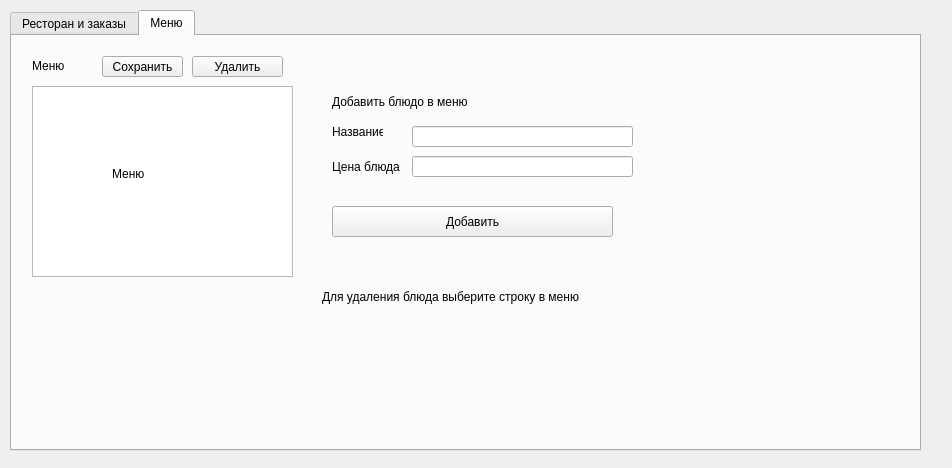
<?xml version="1.0" encoding="UTF-8"?>
<ui version="4.0">
 <class>admin</class>
 <widget class="QWidget" name="admin">
  <property name="enabled">
   <bool>true</bool>
  </property>
  <property name="geometry">
   <rect>
    <x>0</x>
    <y>0</y>
    <width>952</width>
    <height>468</height>
   </rect>
  </property>
  <property name="windowTitle">
   <string>Администратор</string>
  </property>
  <widget class="QTabWidget" name="tabWidget">
   <property name="geometry">
    <rect>
     <x>10</x>
     <y>10</y>
     <width>911</width>
     <height>441</height>
    </rect>
   </property>
   <property name="cursor">
    <cursorShape>ArrowCursor</cursorShape>
   </property>
   <property name="currentIndex">
    <number>1</number>
   </property>
   <property name="usesScrollButtons">
    <bool>false</bool>
   </property>
   <widget class="QWidget" name="tab_2">
    <attribute name="title">
     <string>Ресторан и заказы</string>
    </attribute>
    <widget class="QLabel" name="name_8">
     <property name="geometry">
      <rect>
       <x>20</x>
       <y>160</y>
       <width>101</width>
       <height>21</height>
      </rect>
     </property>
     <property name="text">
      <string>Текущие заказы</string>
     </property>
    </widget>
    <widget class="QLabel" name="name_12">
     <property name="geometry">
      <rect>
       <x>30</x>
       <y>50</y>
       <width>101</width>
       <height>21</height>
      </rect>
     </property>
     <property name="text">
      <string>Информация</string>
     </property>
    </widget>
    <widget class="QPushButton" name="pushButton_save_info">
     <property name="geometry">
      <rect>
       <x>110</x>
       <y>50</y>
       <width>71</width>
       <height>21</height>
      </rect>
     </property>
     <property name="text">
      <string>Сохранить</string>
     </property>
    </widget>
    <widget class="QTableView" name="rest_info">
     <property name="geometry">
      <rect>
       <x>20</x>
       <y>80</y>
       <width>301</width>
       <height>61</height>
      </rect>
     </property>
     <property name="editTriggers">
      <set>QAbstractItemView::DoubleClicked</set>
     </property>
     <property name="selectionBehavior">
      <enum>QAbstractItemView::SelectRows</enum>
     </property>
    </widget>
    <widget class="QTableWidget" name="OrderCurrent">
     <property name="geometry">
      <rect>
       <x>20</x>
       <y>190</y>
       <width>851</width>
       <height>211</height>
      </rect>
     </property>
     <property name="editTriggers">
      <set>QAbstractItemView::NoEditTriggers</set>
     </property>
     <property name="gridStyle">
      <enum>Qt::NoPen</enum>
     </property>
    </widget>
    <widget class="QLabel" name="label_no_order">
     <property name="geometry">
      <rect>
       <x>390</x>
       <y>280</y>
       <width>151</width>
       <height>16</height>
      </rect>
     </property>
     <property name="font">
      <font>
       <pointsize>9</pointsize>
      </font>
     </property>
     <property name="text">
      <string>Заказов еще нет</string>
     </property>
    </widget>
    <widget class="QPushButton" name="pushButton_exit">
     <property name="geometry">
      <rect>
       <x>510</x>
       <y>50</y>
       <width>71</width>
       <height>21</height>
      </rect>
     </property>
     <property name="text">
      <string>Выход</string>
     </property>
    </widget>
   </widget>
   <widget class="QWidget" name="tab">
    <attribute name="title">
     <string>Меню</string>
    </attribute>
    <widget class="QLabel" name="label_7">
     <property name="geometry">
      <rect>
       <x>20</x>
       <y>20</y>
       <width>61</width>
       <height>20</height>
      </rect>
     </property>
     <property name="font">
      <font>
       <pointsize>9</pointsize>
      </font>
     </property>
     <property name="text">
      <string>Меню</string>
     </property>
    </widget>
    <widget class="QTableView" name="menuView">
     <property name="geometry">
      <rect>
       <x>20</x>
       <y>50</y>
       <width>261</width>
       <height>191</height>
      </rect>
     </property>
     <property name="verticalScrollBarPolicy">
      <enum>Qt::ScrollBarAsNeeded</enum>
     </property>
     <property name="horizontalScrollBarPolicy">
      <enum>Qt::ScrollBarAlwaysOff</enum>
     </property>
     <property name="sizeAdjustPolicy">
      <enum>QAbstractScrollArea::AdjustToContentsOnFirstShow</enum>
     </property>
     <property name="autoScroll">
      <bool>false</bool>
     </property>
     <property name="editTriggers">
      <set>QAbstractItemView::DoubleClicked</set>
     </property>
     <property name="dragDropMode">
      <enum>QAbstractItemView::NoDragDrop</enum>
     </property>
     <property name="defaultDropAction">
      <enum>Qt::TargetMoveAction</enum>
     </property>
     <property name="selectionMode">
      <enum>QAbstractItemView::ExtendedSelection</enum>
     </property>
     <property name="selectionBehavior">
      <enum>QAbstractItemView::SelectRows</enum>
     </property>
    </widget>
    <widget class="QLabel" name="label_24">
     <property name="geometry">
      <rect>
       <x>310</x>
       <y>250</y>
       <width>261</width>
       <height>21</height>
      </rect>
     </property>
     <property name="text">
      <string>Для удаления блюда выберите строку в меню</string>
     </property>
    </widget>
    <widget class="QPushButton" name="pushButton_delete">
     <property name="geometry">
      <rect>
       <x>180</x>
       <y>20</y>
       <width>91</width>
       <height>21</height>
      </rect>
     </property>
     <property name="text">
      <string>Удалить</string>
     </property>
    </widget>
    <widget class="QLineEdit" name="DishName">
     <property name="geometry">
      <rect>
       <x>400</x>
       <y>90</y>
       <width>221</width>
       <height>21</height>
      </rect>
     </property>
    </widget>
    <widget class="QLabel" name="name_9">
     <property name="geometry">
      <rect>
       <x>320</x>
       <y>85</y>
       <width>51</width>
       <height>21</height>
      </rect>
     </property>
     <property name="text">
      <string>Название</string>
     </property>
    </widget>
    <widget class="QLabel" name="date_3">
     <property name="geometry">
      <rect>
       <x>320</x>
       <y>115</y>
       <width>71</width>
       <height>31</height>
      </rect>
     </property>
     <property name="text">
      <string>Цена блюда</string>
     </property>
    </widget>
    <widget class="QLabel" name="name_10">
     <property name="geometry">
      <rect>
       <x>320</x>
       <y>50</y>
       <width>181</width>
       <height>31</height>
      </rect>
     </property>
     <property name="text">
      <string>Добавить блюдо в меню</string>
     </property>
    </widget>
    <widget class="QLineEdit" name="DishPrice">
     <property name="geometry">
      <rect>
       <x>400</x>
       <y>120</y>
       <width>221</width>
       <height>21</height>
      </rect>
     </property>
    </widget>
    <widget class="QPushButton" name="insertDish">
     <property name="geometry">
      <rect>
       <x>320</x>
       <y>170</y>
       <width>281</width>
       <height>31</height>
      </rect>
     </property>
     <property name="text">
      <string>Добавить</string>
     </property>
    </widget>
    <widget class="QPushButton" name="pushButton_save">
     <property name="geometry">
      <rect>
       <x>90</x>
       <y>20</y>
       <width>81</width>
       <height>21</height>
      </rect>
     </property>
     <property name="text">
      <string>Сохранить</string>
     </property>
    </widget>
    <widget class="QLabel" name="label_dish">
     <property name="geometry">
      <rect>
       <x>100</x>
       <y>130</y>
       <width>101</width>
       <height>16</height>
      </rect>
     </property>
     <property name="font">
      <font>
       <pointsize>9</pointsize>
      </font>
     </property>
     <property name="text">
      <string>Меню</string>
     </property>
    </widget>
   </widget>
  </widget>
 </widget>
 <resources/>
 <connections/>
</ui>
